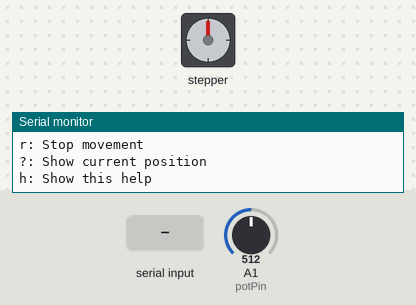
A sketch run on a simulated Arduino Uno, built with avr-gcc and run on an emulated ATmega328P. On the bench: stepper motor, the last lines printed to the serial monitor. Wiring (inferred from the names in the program): stepper motor driver (200 steps per turn assumed): step pin 3; direction pin 4; enable pin 2. The test bench sets the inputs (shaded band); at power-on: A1 (potPin) = 512.

Above: at 1.2 s.
1.3 s: "c" received over Serial
At 1.75 s:
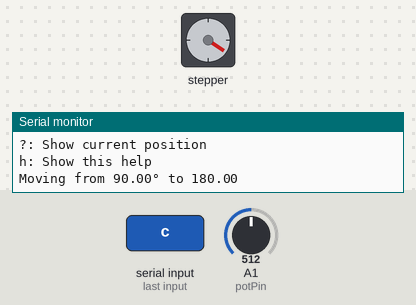
At 2.95 s:
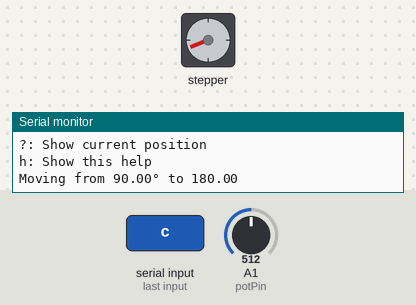
4.3 s: A1 (potPin) set to 190
7.3 s: A1 (potPin) set to 898
8.8 s: "w" received over Serial
At 8.95 s:
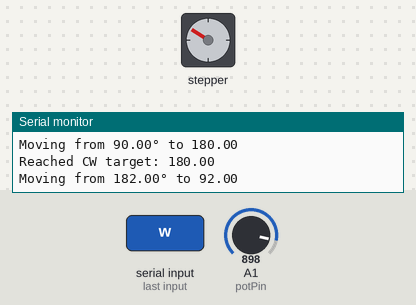
11.8 s: "c" received over Serial
14.8 s: "e" received over Serial
At 14.8 s:
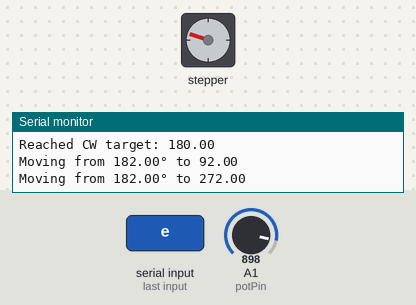
Timing chart, 0 to 17.3 s (numbered marks = the images above; inputs shaded):
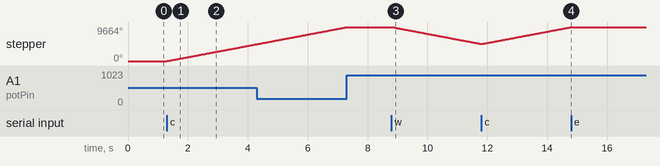

The sketch:

CMGTestingCodev3.ino
```cpp
// CMG System with Potentiometer-Based Position Control
#include <avr/wdt.h>

// Pin Definitions
const int enPin = 2;        // Stepper enable
const int stepPin = 3;      // Stepper step
const int dirPin = 4;       // Stepper direction
const int potPin = A1;      // Potentiometer position feedback

// Stepper Parameters
const int stepDelay = 1000; // Microseconds between steps
const int pulseWidth = 100; // Microseconds step pulse width

// Position Control
const float POSITION_TOLERANCE = 2.0;   // ±2° accuracy
const int POT_READ_INTERVAL = 50;       // ms
const int DEADBAND = 15;                // ADC deadband

// System States
enum OperationMode {
  MODE_IDLE,
  MODE_CW_TO_TARGET,
  MODE_CCW_TO_TARGET,
  MODE_EMERGENCY,
  MODE_TO_180
};

// Global Variables
OperationMode currentMode = MODE_IDLE;
unsigned long lastStepTime = 0;
unsigned long lastPotRead = 0;
float currentPosition = 0;
float targetPosition = 0;
float initialPosition = 0;

void setup() {
  pinMode(enPin, OUTPUT);
  pinMode(stepPin, OUTPUT);
  pinMode(dirPin, OUTPUT);
  digitalWrite(enPin, HIGH);

  Serial.begin(115200);
  Serial.println("System Ready - 90° Position Control");
  printHelp();
}

void loop() {
  updatePosition();
  runStateMachine();
  handleInput();
  wdt_reset();
}

void runStateMachine() {
  static bool direction = true;

  switch(currentMode) {
    case MODE_CW_TO_TARGET:
      if(checkPosition()) {
        stopMotor();
        Serial.print("Reached CW target: ");
        Serial.println(targetPosition);
      } else {
        stepMotor(HIGH); // CW direction
      }
      break;

    case MODE_CCW_TO_TARGET:
      if(checkPosition()) {
        stopMotor();
        Serial.print("Reached CCW target: ");
        Serial.println(targetPosition);
      } else {
        stepMotor(LOW); // CCW direction
      }
      break;

    case MODE_EMERGENCY:
      digitalWrite(enPin, HIGH);
      break;

    default: break;
  }
}

// Add new function for general angle movement
void moveToAngle(float target) {
  targetPosition = fmod(target, 360.0); // Keep within 0-360
  float current = currentPosition;

  // Calculate shortest path
  float cwDistance = fmod(targetPosition - current + 360.0, 360.0);
  float ccwDistance = fmod(current - targetPosition + 360.0, 360.0);

  digitalWrite(enPin, LOW);
  if(cwDistance <= ccwDistance) {
    currentMode = MODE_CW_TO_TARGET;
    digitalWrite(dirPin, HIGH);
  } else {
    currentMode = MODE_CCW_TO_TARGET;
    digitalWrite(dirPin, LOW);
  }

  Serial.print("Moving from ");
  Serial.print(current);
  Serial.print("° to ");
  Serial.print(targetPosition);
  Serial.println("°");
}

// Modify checkPosition for general targets
bool checkPosition() {
  float error = fabs(targetPosition - currentPosition);
  error = min(error, 360 - error); // Account for circular nature
  return error <= POSITION_TOLERANCE;
}

void stepMotor(bool dir) {
  if(micros() - lastStepTime >= stepDelay) {
    digitalWrite(dirPin, dir);
    digitalWrite(stepPin, HIGH);
    delayMicroseconds(pulseWidth);
    digitalWrite(stepPin, LOW);
    lastStepTime = micros();
  }
}

void updatePosition() {
  if(millis() - lastPotRead > POT_READ_INTERVAL) {
    lastPotRead = millis();
    static int lastRaw = 0;
    int raw = analogRead(potPin);

    // Filter noise using deadband
    if(abs(raw - lastRaw) > DEADBAND) {
      lastRaw = raw;
      //currentPosition = map(raw, 0, 1023, 0, 3600) / 10.0; // 0.1° resolution


      // Define thresholds for when to map to 0°, 90°, etc.
      if (lastRaw >= 175 && lastRaw < 200) {
        currentPosition = 0; // Cluster values near 0° (0 - 341)
      }
      else if (lastRaw >= 480 && lastRaw < 540) {
        currentPosition = 90; // Cluster values near 45° (341 - 682)
      }
      else if (lastRaw >= 857 && lastRaw < 888) {
        currentPosition = 180; // Cluster values near 180° (682 - 1023)
      }

      // To cover 0-360°, map between 0 and 360 for the rest of the range
      else {
        currentPosition = map(lastRaw, 175, 888, 0, 180);
      }

      // Optional: Uncomment for debugging
      //Serial.print("Raw: ");
      //Serial.println(lastRaw);
      //Serial.println("Measured: ");
      //Serial.println(currentPosition);
    }
  }
}

void startRotation(bool clockwise) {
  initialPosition = currentPosition;
  targetPosition = clockwise ?
    fmod(initialPosition + 90.0, 360.0) :
    (initialPosition - 90.0 < 0 ? 360.0 + (initialPosition - 90.0) : initialPosition - 90.0);

  digitalWrite(enPin, LOW);
  currentMode = clockwise ? MODE_CW_TO_TARGET : MODE_CCW_TO_TARGET;

  Serial.print("Moving from ");
  Serial.print(initialPosition);
  Serial.print("° to ");
  Serial.println(targetPosition);
}

void stopMotor() {
  digitalWrite(enPin, HIGH);
  currentMode = MODE_IDLE;
}

void handleInput() {
  if(Serial.available()) {
    char cmd = Serial.read();
    switch(cmd) {
      case 'c':
        startRotation(true); // CW
        break;
      case 'w':
        startRotation(false); // CCW
        break;
      case 'e':
        currentMode = MODE_EMERGENCY;
        Serial.println("Emergency stop!");
        break;
      case 'r':
        stopMotor();
        Serial.println("Stopped");
        break;
      case '?':
        Serial.print("Current Position: ");
        Serial.print(currentPosition);
        Serial.println("°");
        break;
      case 'h':
        printHelp();
        break;
      case 'g':
        moveToAngle(180.0);
        break;
    }
  }
}

void printHelp() {
  Serial.println("\n=== Position Control Commands ===");
  Serial.println("c: Rotate 90° clockwise");
  Serial.println("w: Rotate 90° counter-clockwise");
  Serial.println("e: Emergency stop");
  Serial.println("r: Stop movement");
  Serial.println("?: Show current position");
  Serial.println("h: Show this help");
}
```

Measured:
- after the input at 1.3 s, stepper: keeps turning clockwise at about 1603°/s, starting at once
- after the input at 8.8 s, stepper: keeps turning counter-clockwise at about 1608°/s, starting at once
- after the input at 14.8 s, stepper: stops changing and stays 9648°
